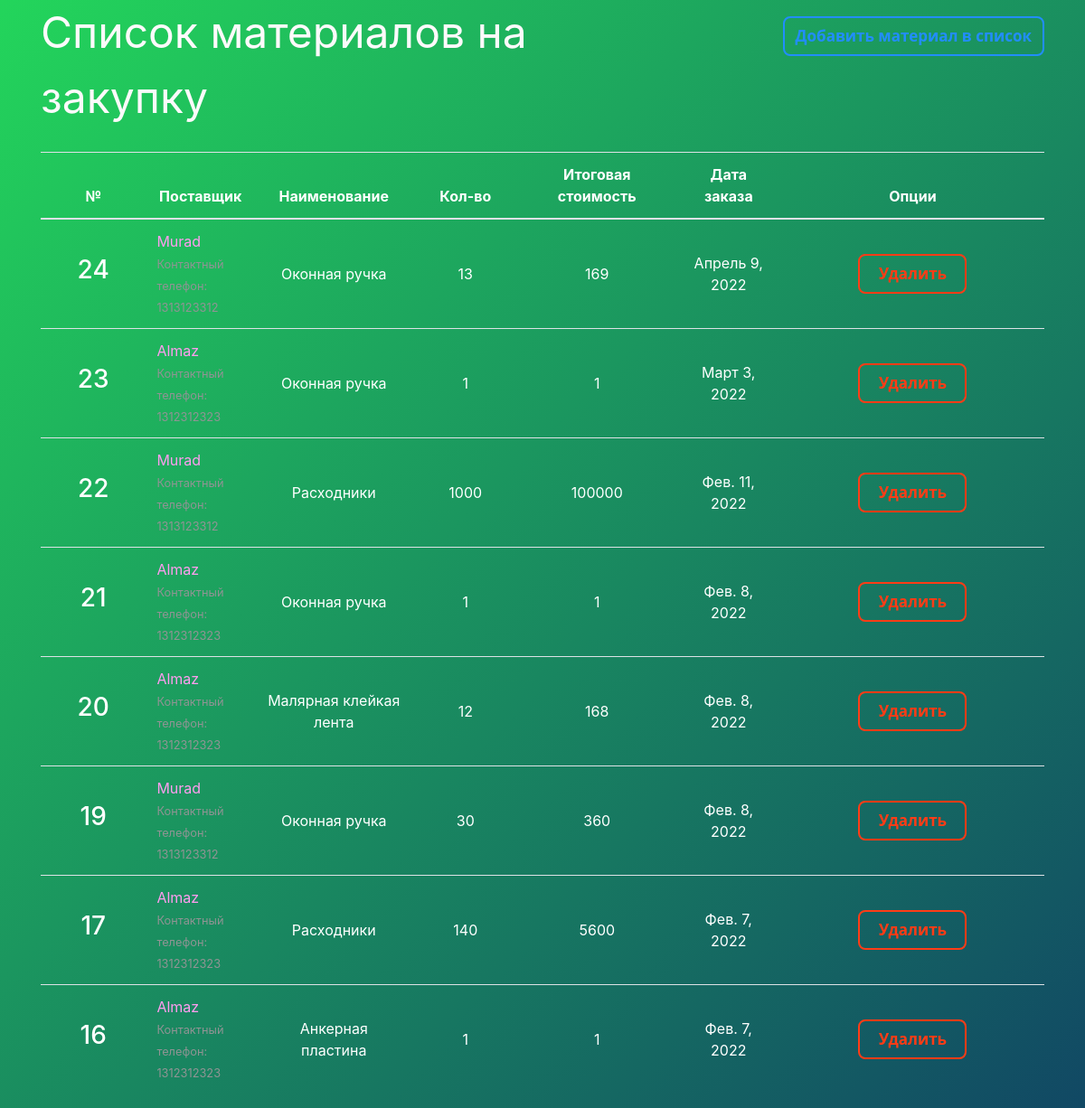
The page /transactions/purchases/ on the database its author committed.
### transactions/models.py (models this page shows, shortened)
class PurchaseBill(models.Model):
    billno = models.AutoField(primary_key=True)
    time = models.DateTimeField(auto_now=True)
    supplier = models.ForeignKey(Supplier, on_delete = models.CASCADE, related_name='purchasesupplier')
    def get_items_list(self):
        return PurchaseItem.objects.filter(billno=self)
    def get_total_price(self):
        purchaseitems = PurchaseItem.objects.filter(billno=self)
        total = 0
        for item in purchaseitems:
            total += item.totalprice
        return total

class Supplier(models.Model):
    id = models.AutoField(primary_key=True)
    name = models.CharField(max_length=150)
    phone = models.CharField(max_length=12, unique=True)
    address = models.CharField(max_length=200)
    email = models.EmailField(max_length=254, unique=True)
    is_deleted = models.BooleanField(default=False)
    def __str__(self):
	    return self.name

class PurchaseItem(models.Model):
    billno = models.ForeignKey(PurchaseBill, on_delete = models.CASCADE, related_name='purchasebillno')
    stock = models.ForeignKey(Stock, on_delete = models.CASCADE, related_name='purchaseitem')
    quantity = models.IntegerField(default=1)
    perprice = models.IntegerField(default=1)
    totalprice = models.IntegerField(default=1)

### transactions/views.py (the view)
class PurchaseView(ListView):
    model = PurchaseBill
    template_name = "purchases/purchases_list.html"
    context_object_name = 'bills'
    ordering = ['-time']
    paginate_by = 10

### transactions/templates/purchases/purchases_list.html (shortened to what this page needs)
{% extends "base.html" %}
{% load widget_tweaks %}
{% block content %}
    <div class="row" style="color: #fdfafb; font-style: bold; font-size: 3rem;">
        <div class="col-md-8">Список материалов на закупку</div>
        <div class="col-md-4">
            <div style="float:right;"> <a class="btn ghost-blue" href="{% url 'select-supplier' %}">Добавить материал в список</a> </div>
        </div>
    </div>
    <br>
    <table class="table table-css">
        <thead class="thead-inverse align-middle">
            <tr>
                <th width="10%">№</th>
                <th width="10%">Поставщик</th>
                <th width="15%">Наименование</th>
                <th width="10%">Кол-во</th>
                <th width="15%">Итоговая стоимость</th>
                <th width="10%">Дата заказа</th>
                <th width="25%">Опции</th>
            </tr>
        </thead>
{% if bills %}
        <tbody>
            {% for purchase in bills %}
            <tr>
                <td class="align-middle"> <h3>{{ purchase.billno }}</h3> </td>
                <td class="">
                    {% if purchase.supplier.is_deleted %}
                        {{ purchase.supplier }}<br>
                    {% else %}
                        <a href="{% url 'supplier' purchase.supplier.name %}">{{ purchase.supplier }}</a> <br>
                    {% endif %}
                    <small style="color: #909494">Контактный телефон: {{ purchase.supplier.phone }}</small>
                </td>
                <td class="align-middle">{% for item in purchase.get_items_list %} {{ item.stock.name }} <br> {% endfor %}</td>
                <td class="align-middle">{% for item in purchase.get_items_list %} {{ item.quantity }} <br> {% endfor %}</td>
                <td class="align-middle">{{ purchase.get_total_price }}</td>
                <td class="align-middle">{{ purchase.time.date }}</td>
                <td class="align-middle"> <a href="{% url 'delete-purchase' purchase.pk %}" class="btn ghost-red">Удалить</a> </td>
            </tr>
            {% endfor %}
        </tbody>
    </table>
{% else %}
        <tbody></tbody>
    </table>
    <br><br><br><br><br><br><br><br>
    <div style="color: #ea2088; font-style: bold; font-size: 1.5rem; text-align: center;">WOW, SUCH EMPTY</div>
{% endif %}
{% endblock content %}

### homepage/static/css/main.css (style rules this page uses)
body, html { height: 100%; background: linear-gradient(-45deg, #ee7752, #9b1a4d, #0b1967, #23d55b); background-size: 400% 400%; animation: gradient 150s ease infinite; }
a { color:#FF9DF0; }
.table-css { color:#ffffff; }
h1, h2, h3, h4, h5, h6 { color: #ffffff; }
.align-middle { text-align: center; }
.ghost-blue { color: #228DFF; background-color: transparent; border: 2px solid #228DFF; font-size: 17px; padding: 7px 12px; font-weight: bolder; transition-duration: 0.2s; display: inline-block; text-decoration: none; font-family: 'Open Sans', sans-serif; min-width: 120px; border-radius: 8px; }
.ghost-red { color:#ff3c16; background-color: transparent; border: 2px solid #ff3c16; font-size: 17px; padding: 7px 12px; font-weight: bolder; transition-duration: 0.2s; display: inline-block; text-decoration: none; font-family: 'Open Sans', sans-serif; min-width: 120px; border-radius: 8px; }

### rows shown on the page
PurchaseBill: billno "24", supplier "Murad", supplier.phone "1313123312", get_total_price "169", time "Апрель 9, 2022"
PurchaseItem: stock.name "Оконная ручка", quantity "13"
PurchaseBill: billno "23", supplier "Almaz", supplier.phone "1312312323", get_total_price "1", time "Март 3, 2022"
PurchaseItem: stock.name "Оконная ручка", quantity "1"
PurchaseBill: billno "22", supplier "Murad", supplier.phone "1313123312", get_total_price "100000", time "Фев. 11, 2022"
PurchaseItem: stock.name "Расходники", quantity "1000"
PurchaseBill: billno "21", supplier "Almaz", supplier.phone "1312312323", get_total_price "1", time "Фев. 8, 2022"
PurchaseItem: stock.name "Оконная ручка", quantity "1"
PurchaseBill: billno "20", supplier "Almaz", supplier.phone "1312312323", get_total_price "168", time "Фев. 8, 2022"
PurchaseItem: stock.name "Малярная клейкая лента", quantity "12"
PurchaseBill: billno "19", supplier "Murad", supplier.phone "1313123312", get_total_price "360", time "Фев. 8, 2022"
PurchaseItem: stock.name "Оконная ручка", quantity "30"
PurchaseBill: billno "17", supplier "Almaz", supplier.phone "1312312323", get_total_price "5600", time "Фев. 7, 2022"
PurchaseItem: stock.name "Расходники", quantity "140"
PurchaseBill: billno "16", supplier "Almaz", supplier.phone "1312312323", get_total_price "1", time "Фев. 7, 2022"
PurchaseItem: stock.name "Анкерная пластина", quantity "1"
